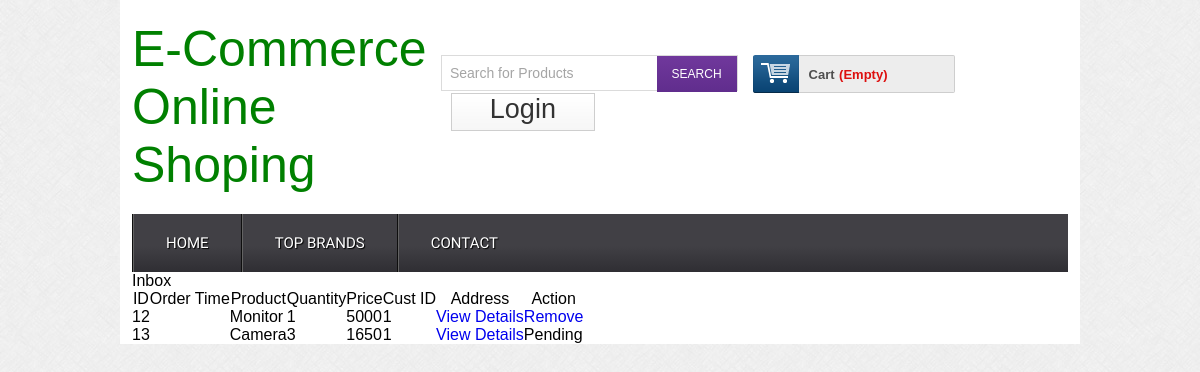
Page /admin/inbox.php on the earlier database version.
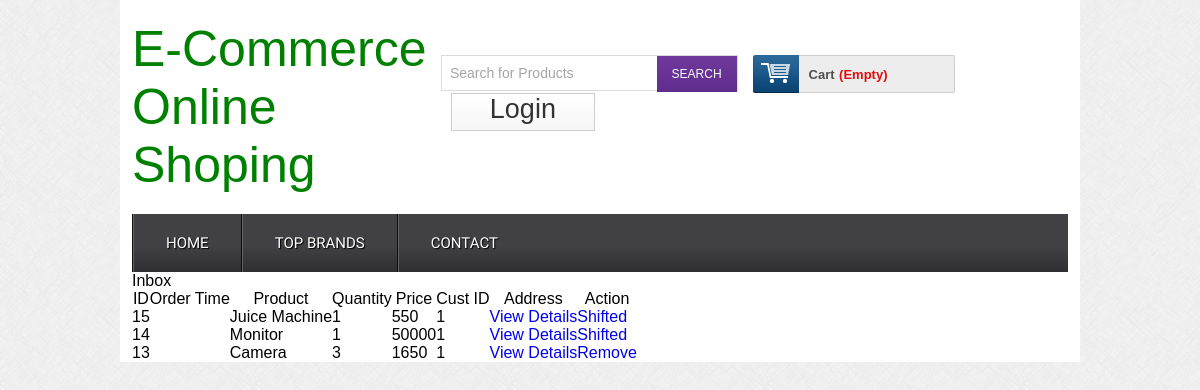
Same page on the later database version.
### tables this page shows
CREATE TABLE `tbl_order` (
  `id` int(11) NOT NULL,
  `cmrId` int(11) NOT NULL,
  `productId` int(11) NOT NULL,
  `productName` varchar(255) NOT NULL,
  `quantity` int(11) NOT NULL,
  `price` float NOT NULL,
  `image` varchar(255) NOT NULL,
  `date` datetime NOT NULL DEFAULT current_timestamp(),
  `status` int(11) NOT NULL DEFAULT 0
);

### classes/Cart.php (called while the page is built, shortened)
<?php
$filepath = realpath(dirname(__FILE__));
include_once($filepath.'/../lib/Database.php');
 ?>
<?php
class Cart
{
    private $db;
    public function __construct()
    {
        $this->db = new Database();
    }
    public function checkCartItem()
    {
        $sId = session_id();
        $query = "SELECT * FROM tbl_cart WHERE sId = '$sId'";
        $result = $this->db->select($query);
        return $result;
    }
    public function getAllOrderProduct()
    {
        $query = "SELECT * FROM tbl_order ORDER BY date DESC";
        $result = $this->db->select($query);
        return $result;
    }
}

### lib/Database.php (called while the page is built, shortened)
<?php
class Database
{
    public $host   = DB_HOST;
    public $user   = DB_USER;
    public $pass   = DB_PASS;
    public $dbname = DB_NAME;
    public $link;
    private function connectDB()
    {
        $this->link = new mysqli(
            $this->host,
            $this->user,
            $this->pass,
            $this->dbname
        );
    }
    public function select($query)
    {
        $result = $this->link->query($query) or
        die($this->link->error . __LINE__);
        if ($result->num_rows > 0) {
            return $result;
        } else {
            return false;
        }
    }
}

### lib/Session.php (called while the page is built, shortened)
<?php
class Session
{
    public static function get($key)
    {
        if (isset($_SESSION[$key])) {
            return $_SESSION[$key];
        } else {
            return false;
        }
    }
}

### admin/inbox.php (the view, shortened to what this page needs)
<?php include 'inc/header.php';?>
<?php
$filepath = realpath(dirname(__FILE__));
include_once($filepath.'/../classes/Cart.php');
$ct = new Cart();
$fm = new Format();
?>
        <div class="grid_10">
            <div class="box round first grid">
                <h2>Inbox</h2>
                <div class="block">
                    <table class="data display datatable" id="example">
					<thead>
						<tr>
							<th>ID</th>
							<th>Order Time</th>
							<th>Product</th>
							<th>Quantity</th>
							<th>Price</th>
							<th>Cust ID</th>
							<th>Address</th>
							<th>Action</th>
						</tr>
					</thead>
					<tbody>
						<?php
                        $getOrder = $ct->getAllOrderProduct();
                        if ($getOrder) {
                            while ($result = $getOrder->fetch_assoc()) {
                                ?>
						<tr class="odd gradeX">
							<td><?php echo $result['id']; ?></td>
							<td><?php echo $fm->formatDate($result['date']); ?></td>
							<td><?php echo $result['productName']; ?></td>
							<td><?php echo $result['quantity']; ?></td>
							<td><?php echo $result['price']; ?></td>
							<td><?php echo $result['cmrId']; ?></td>
							<td><a href="customer.php?custId=<?php echo $result['cmrId']; ?>">View Details</a></td>
							<?php if ($result['status'] == '0') {
                                    ?>
							<td><a href="?shiftid=<?php echo $result['cmrId']; ?>&price=<?php echo $result['price']; ?>&time=<?php echo $result['date']; ?>">Shifted</a></td>
                                <?php
                                } elseif ($result['status'] == '1') {
                                    ?>
                                <td>Pending</td>
                                <?php
                                } else {
                                    ?>
                                <td><a href="?delproid=<?php echo $result['cmrId']; ?>&price=<?php echo $result['price']; ?>&time=<?php echo $result['date']; ?>">Remove</a></td>
							<?php
                                } ?>
						</tr>
						<?php
                            }
                        } ?>
					</tbody>
				</table>
               </div>
            </div>
        </div>
<?php include 'inc/footer.php';?>

### inc/header.php (shortened to what this page needs)
<?php
include 'lib/Session.php';
include 'lib/Database.php';
$ct = new Cart();
?>
<!DOCTYPE HTML>
<head>
<link href="css/style.css" rel="stylesheet" type="text/css" media="all"/>
<link href="css/menu.css" rel="stylesheet" type="text/css" media="all"/>
</head>
<body>
  <div class="wrap">
    <div class="header_top">
      <div class="logo">
        <a href="index.php"><h1 style="font-size:50px;color:green;">E-Commerce Online Shoping</h1></a>
      </div>
        <div class="header_top_right">
          <div class="search_box">
            <form>
              <input type="text" value="Search for Products" onfocus="this.value = '';" onblur="if (this.value == '') {this.value = 'Search for Products';}"><input type="submit" value="SEARCH">
            </form>
          </div>
          <div class="shopping_cart">
          <div class="cart">
            <a href="#" title="View my shopping cart" rel="nofollow">
                <span class="cart_title">Cart</span>
                <span class="no_product">
                <?php
                                $getData = $ct->checkCartItem();
                                if ($getData) {
                                    $sum = Session::get("gTotal");
                                    $qty = Session::get("qty");
                                    echo "$".number_format($sum).".00"." | Qty: ".$qty;
                                } else {
                                    echo '(Empty)';
                                }
                                 ?>
                </span>
              </a>
            </div>
            </div>
       <div class="login">
        <?php
$login = Session::get("cuslogin");
if ($login == false) {
    ?>
    <a href="login.php">Login</a>
<?php
} else {
        ?>
<a href="?cid=<?php Session::get('cmrId'); ?>">Logout</a>
<?php
    }
 ?>
       </div>
   </div>
 </div>
<div class="menu">
  <ul id="dc_mega-menu-orange" class="dc_mm-orange">
    <li><a href="index.php">Home</a></li>
    <li><a href="topbrands.php">Top Brands</a></li>
    <li><a href="contact.php">Contact</a> </li>
  </ul>
</div>

### admin/inc/footer.php (shortened to what this page needs)
    </div>
</body>
</html>

### css/style.css (style rules this page uses)
html,body,div,span,applet,object,iframe,h1,h2,h3,h4,h5,h6,p,blockquote,pre,a,abbr,acronym,address,big,cite,code,del,dfn,em,img,ins,kbd,q,s,samp,small,strike,strong,sub,sup,tt,var,b,u,i,dl,dt,dd,ol,nav ul,nav li,fieldset,form,label,legend,table,caption,tbody,tfoot,thead,tr,th,td,article,aside,canvas,details,embed,figure,figcaption,footer,header,hgroup,menu,nav,output,ruby,section,summary,time,mark,audio,video { margin:0;padding:0;border:0;font-size:100%;font:inherit;vertical-align:baseline; }
ol,ul { list-style:none;margin:0;padding:0; }
table { border-collapse:collapse;border-spacing:0; }
a { text-decoration:none; }
body { font-family:Arial, Helvetica, sans-serif; background:url(../images/body_bg3.jpg); }
.wrap { width:78%; margin:0 auto; padding:0 1%; background:#FFF; }
.header_top { padding:20px 0; }
.logo { float:left; width:33%; }
.header_top_right { float:left; width:67%; margin-top:35px; }
.search_box { float:left; border: 1px solid #DBDBDB; position:relative; width:47%; }
.search_box input[type="text"] { width:74%; padding:9px 8px; outline:none; border:none; background:none; font-size:14px; color:#a5a5a5; font-family:Arial; outline:none; margin:0; }
.search_box input[type="submit"] { border:none; cursor:pointer; color:#FFF; font-size:12px; padding:10px 15px; height: 36px; margin:0; background: -webkit-gradient(linear,left top,left bottom,from(#70389C),to(#602D8D)); background: -moz-linear-gradient(top,#70389C,#602D8D); background: -o-linear-gradient(top,#70389C,#602D8D); background: -ms-linear-gradient(top,#70389C,#602D8D); -webkit-transition: all .9s; -moz-transition: all .9s; -o-transition: all .9s; -ms-transition: all .9s; transition: all .9s; position:absolute; right:0; top:0; }
.shopping_cart { float:left; width: 202px; position:relative; margin-left:15px; padding: 0 0 0 46px; background: url(../images/header_cart.png) 0 0 no-repeat; z-index: 99; -webkit-box-sizing: border-box; -moz-box-sizing: border-box; box-sizing: border-box; cursor:pointer; }
.cart { height: 38px; padding: 0 0 0 10px; background: #EDEDED; border: 1px solid #CECECE; border-left: none; line-height: 36px; -webkit-border-radius: 0 2px 2px 0; border-radius: 0 2px 2px 0; -webkit-box-sizing: border-box; -moz-box-sizing: border-box; box-sizing: border-box; }
.shopping_cart span.cart_title { font-size:13px; font-weight:bold; color: #4F4F4F; }
.shopping_cart span.no_product { font-size:13px; font-weight:bold; color: #DD0F0E; }
.login { background: rgba(0, 0, 0, 0) url("../images/gradient_light-1.png") repeat-x scroll 0 0; border: 1px solid #cecece; box-sizing: border-box; color: #444; display: block; float: left; font-size: 27px; height: 38px; margin-left: 10px; text-align: center; width: 144px; }
.login a { color:#333; }

### css/menu.css (style rules this page uses)
ul.dc_mm-orange,ul.dc_mm-orange li { border:none; list-style:none; }
ul.dc_mm-orange { background: #414045; background: -moz-linear-gradient(top, #414045 55%, #2f2e33 100%); background: -webkit-gradient(linear, left top, left bottom, color-stop(55%,#414045), color-stop(100%,#2f2e33)); background: -webkit-linear-gradient(top, #414045 55%,#2f2e33 100%); background: -o-linear-gradient(top, #414045 55%,#2f2e33 100%); background: -ms-linear-gradient(top, #414045 55%,#2f2e33 100%); background: linear-gradient(to bottom, #414045 55%,#2f2e33 100%); filter: progid:DXImageTransform.Microsoft.gradient( startColorstr='#414045', endColorstr='#2f2e33',GradientType=0 ); font:normal 13px Arial,sans-serif; padding:0; position:relative; width:100%; }
ul.dc_mm-orange li { float:left; margin:0; padding:0; }
ul.dc_mm-orange li a { color:#fff; display:block; float:left; font-size:15px; padding:20px 32px; text-decoration:none; text-shadow:1px 1px 1px #000; text-transform:uppercase; font-family:'Doppio One', sans-serif; border-left:2px groove #636363; }

Differences in the rows shown:
removed tbl_order: id "12", productName "Monitor", quantity "1", price "5000", cmrId "1"
added tbl_order: id "15", productName "Juice Machine", quantity "1", price "550", cmrId "1"
added tbl_order: id "14", productName "Monitor", quantity "1", price "50000", cmrId "1"
changed tbl_order "Camera": status "Pending" → "Remove"
